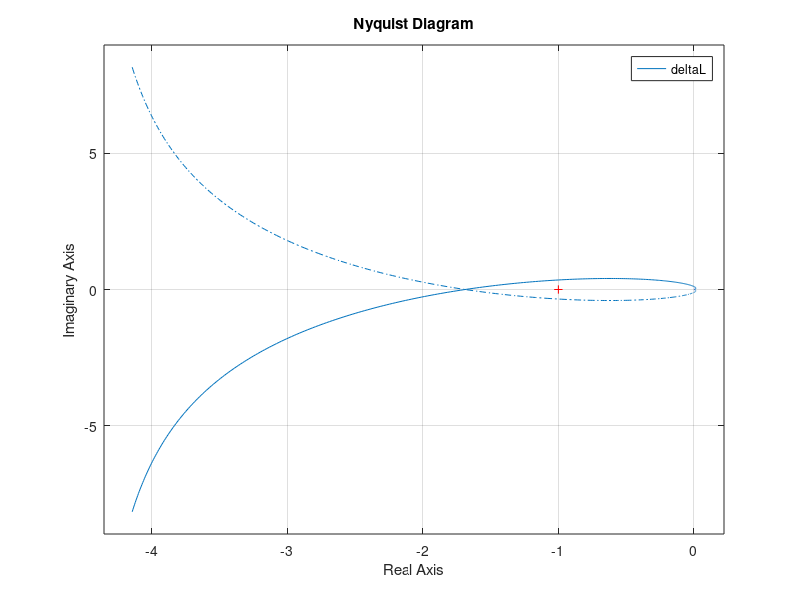
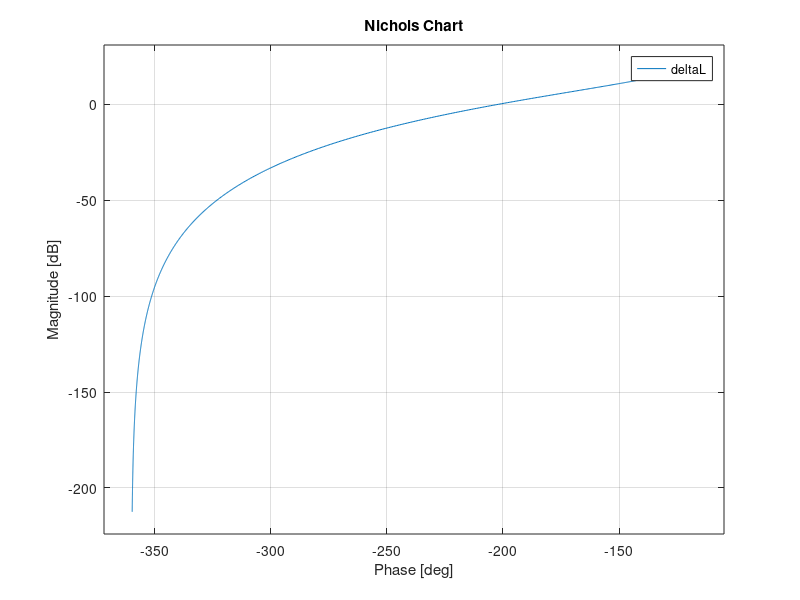

The MATLAB script that drew these images, in order: (Note: this script raises an error after producing the figures.)
% Clear workspace, close figures, and clear command window
clear all;
close all;
clc;

% Define transfer function
s = tf('s');
L = 1/(s*(1+s/2)^3);
T = zpk(minreal(L*(1+L),1e-3));
%figure, nyquist(L)
%figure, nichols(L), hold on
%ngrid

% Calculate gain margin (Gm), phase margin (Pm), and corresponding crossover frequencies (Wcg, Wcp)
[Gm, Pm, Wcg, Wcp] = margin(L);

% Convert gain margin to dB
Gm_dB = 20*log10(Gm);

% Display results
fprintf('Gain Margin: %.2f dB\n', Gm_dB);
fprintf('Phase Margin: %.2f degrees\n', Pm);

%%%%%%%%
%  Q4  %
%%%%%%%%

deltaL = zpk(minreal(3*L,1e-3))
deltaT = zpk(minreal(deltaL*(1+deltaL),1e-3))
figure(1), nyquist(deltaL)
figure(2), nichols(deltaL), hold on
ngrid



